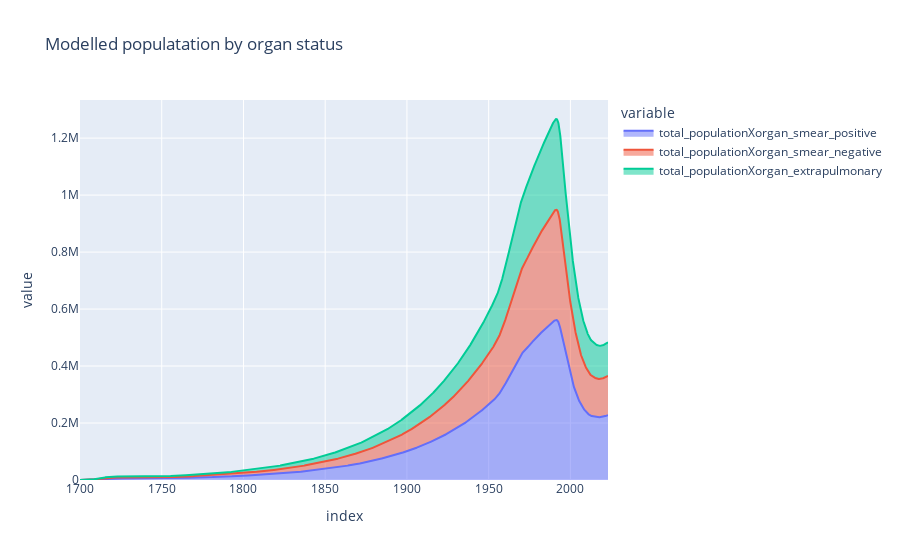

The notebook cell saved with this chart:
### Code cell
derived_df_0[[f'total_populationXorgan_{i}' for i in organ_strata]].plot(title='Modelled populatation by organ status', kind ='area')

### Figure 1 — Plotly figure (JSON) as saved in the notebook; plotly's stock layout.template omitted (floating-point values rounded to 4 significant figures; data arrays with more than 128 entries replaced by an {"elided": "..."} marker saying what was removed)
{"data": [{"fillpattern": {"shape": ""}, "hovertemplate": "variable=total_populationXorgan_smear_positive<br>index=%{x}<br>value=%{y}<extra></extra>", "legendgroup": "total_populationXorgan_smear_positive", "line": {"color": "#636efa"}, "marker": {"symbol": "circle"}, "mode": "lines", "name": "total_populationXorgan_smear_positive", "orientation": "v", "showlegend": true, "stackgroup": "1", "type": "scatter", "x": {"elided": "3231 float values"}, "xaxis": "x", "y": {"elided": "3231 float values"}, "yaxis": "y"}, {"fillpattern": {"shape": ""}, "hovertemplate": "variable=total_populationXorgan_smear_negative<br>index=%{x}<br>value=%{y}<extra></extra>", "legendgroup": "total_populationXorgan_smear_negative", "line": {"color": "#EF553B"}, "marker": {"symbol": "circle"}, "mode": "lines", "name": "total_populationXorgan_smear_negative", "orientation": "v", "showlegend": true, "stackgroup": "1", "type": "scatter", "x": {"elided": "3231 float values"}, "xaxis": "x", "y": {"elided": "3231 float values"}, "yaxis": "y"}, {"fillpattern": {"shape": ""}, "hovertemplate": "variable=total_populationXorgan_extrapulmonary<br>index=%{x}<br>value=%{y}<extra></extra>", "legendgroup": "total_populationXorgan_extrapulmonary", "line": {"color": "#00cc96"}, "marker": {"symbol": "circle"}, "mode": "lines", "name": "total_populationXorgan_extrapulmonary", "orientation": "v", "showlegend": true, "stackgroup": "1", "type": "scatter", "x": {"elided": "3231 float values"}, "xaxis": "x", "y": {"elided": "3231 float values"}, "yaxis": "y"}], "layout": {"legend": {"title": {"text": "variable"}, "tracegroupgap": 0}, "title": {"text": "Modelled populatation by organ status"}, "xaxis": {"anchor": "y", "domain": [0, 1], "title": {"text": "index"}}, "yaxis": {"anchor": "x", "domain": [0, 1], "title": {"text": "value"}}}}
